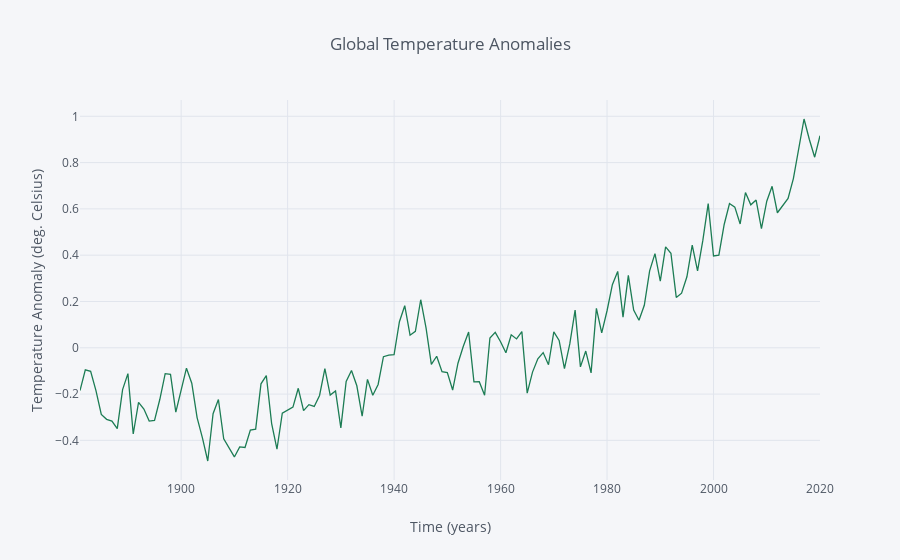

Notebook cell for this chart:
### Code cell
t.resample('A').mean().iplot(kind='line', xTitle='Time (years)', color='#1C7C54',
                  yTitle='Temperature Anomaly (deg. Celsius)', title='Global Temperature Anomalies')

### Figure 1 — Plotly figure (JSON) as saved in the notebook; plotly's stock layout.template omitted (floating-point values rounded to 4 significant figures; data arrays with more than 128 entries replaced by an {"elided": "..."} marker saying what was removed)
{"data": [{"line": {"color": "rgba(28, 124, 84, 1.0)", "dash": "solid", "shape": "linear", "width": 1.3}, "mode": "lines", "name": "Avg_Anomaly_deg_C", "text": "", "type": "scatter", "uid": "e03602a8-471d-4675-b6ba-059129d82c1d", "x": {"elided": "140 str values"}, "y": {"elided": "140 float values"}}], "layout": {"legend": {"bgcolor": "#F5F6F9", "font": {"color": "#4D5663"}}, "paper_bgcolor": "#F5F6F9", "plot_bgcolor": "#F5F6F9", "title": {"font": {"color": "#4D5663"}, "text": "Global Temperature Anomalies"}, "xaxis": {"gridcolor": "#E1E5ED", "showgrid": true, "tickfont": {"color": "#4D5663"}, "title": {"font": {"color": "#4D5663"}, "text": "Time (years)"}, "zerolinecolor": "#E1E5ED"}, "yaxis": {"gridcolor": "#E1E5ED", "showgrid": true, "tickfont": {"color": "#4D5663"}, "title": {"font": {"color": "#4D5663"}, "text": "Temperature Anomaly (deg. Celsius)"}, "zerolinecolor": "#E1E5ED"}}}
